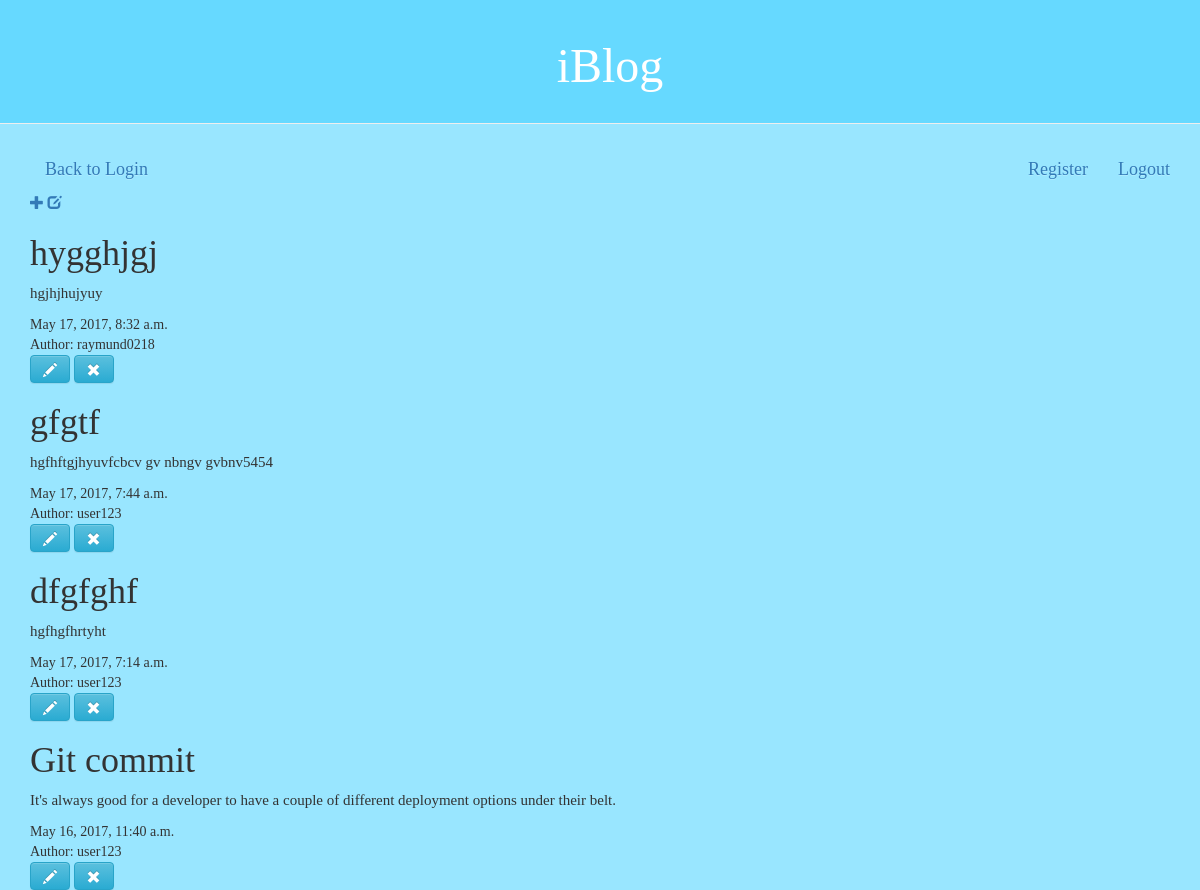
/account/ (signed in), run on the app's committed database.
### accounts/models.py (models this page shows, shortened)
class Post(models.Model):
    author = models.ForeignKey('auth.User')
    title = models.CharField(max_length=200)
    text = models.TextField()
    created_date = models.DateTimeField(
            default=timezone.now)
    published_date = models.DateTimeField(
            blank=True, null=True)

### accounts/views.py (the view)
@login_required
def post_list(request):
    posts = Post.objects.filter(published_date__lte=timezone.now()).order_by('-published_date')
    return render(request, 'accounts/post_list.html', {'posts': posts})

### accounts/templates/accounts/post_list.html (shortened to what this page needs)
{% load staticfiles %}
        <link rel="stylesheet" href="//maxcdn.bootstrapcdn.com/bootstrap/3.2.0/css/bootstrap.min.css">
        <link rel="stylesheet" href="//maxcdn.bootstrapcdn.com/bootstrap/3.2.0/css/bootstrap-theme.min.css">
        <link rel="stylesheet" href="{% static 'accounts/style.css' %}">
    {% block body %}
        <div class="page-header">
            <h1>iBlog</h1>
        </div>
        <div class="container">
          <div class="navbar-header">
          <a class="navbar-brand" href="/account/login">Back to Login</a>
          </div>
        <div class="container-fluid">
          <ul class="nav navbar-nav navbar-right">
          <div class="navbar-header">
          <a class="navbar-brand" href="/account/register">Register</a>
          </div>
          <ul class="nav navbar-nav navbar-right">
          <div class="navbar-header">
          <a class="navbar-brand" href="/account/logout">Logout</a>
          </div>
        </div>
        </div>
    {% endblock %}
        <div class="container">
        <a href="{% url 'post_new' %}" class="top-menu"><span class="glyphicon glyphicon-plus"></span></a>
        <a href="{% url 'post_draft_list' %}" class="top-menu"><span class="glyphicon glyphicon-edit"></span></a>
        </div>
    {% block content %}
        {% for post in posts %}
        <div class="container">
            <div class="post">
                <h1>{{ post.title }}</h1>
                <p>{{ post.text|linebreaksbr }}</p>
                <div class="date">
                    {{ post.published_date }}
                </div>
                <div class="author">Author:
                    {{ post.author }}
                </div>
                <a class="btn btn-info" href="{% url 'post_edit' pk=post.pk %}"><span class="glyphicon glyphicon-pencil"></span></a>
                <a class="btn btn-info" href="{% url 'post_remove' pk=post.pk %}"><span class="glyphicon glyphicon-remove"></span></a>
            </div>
        </div>
        {% endfor %}
    {% endblock content %}

### accounts/static/accounts/style.css (style rules this page uses)
.page-header { background-color: #66d9ff; margin-top: 0; padding: 20px 20px 20px 40px; }
.page-header h1, .page-header h1 a, .page-header h1 a:visited, .page-header h1 a:active { color: #ffffff; font-size: 36pt; text-decoration: none; }
.page-header h1 { text-align: center; }
body div { background: #99e6ff; font-family: 'Lobster'; }
p { font-family: 'Lobster'; font-size: 15px; }

### data on the page
Post: title "hygghjgj", text "hgjhjhujyuy", published_date "May 17, 2017, 8:32 a.m.", author "raymund0218"
Post: title "gfgtf", text "hgfhftgjhyuvfcbcv gv nbngv gvbnv5454", published_date "May 17, 2017, 7:44 a.m.", author "user123"
Post: title "dfgfghf", text "hgfhgfhrtyht", published_date "May 17, 2017, 7:14 a.m.", author "user123"
Post: title "Git commit", text "It's always good for a developer to have a couple of different deployment options under their belt.", published_date "May 16, 2017, 11:40 a.m.", author "user123"
